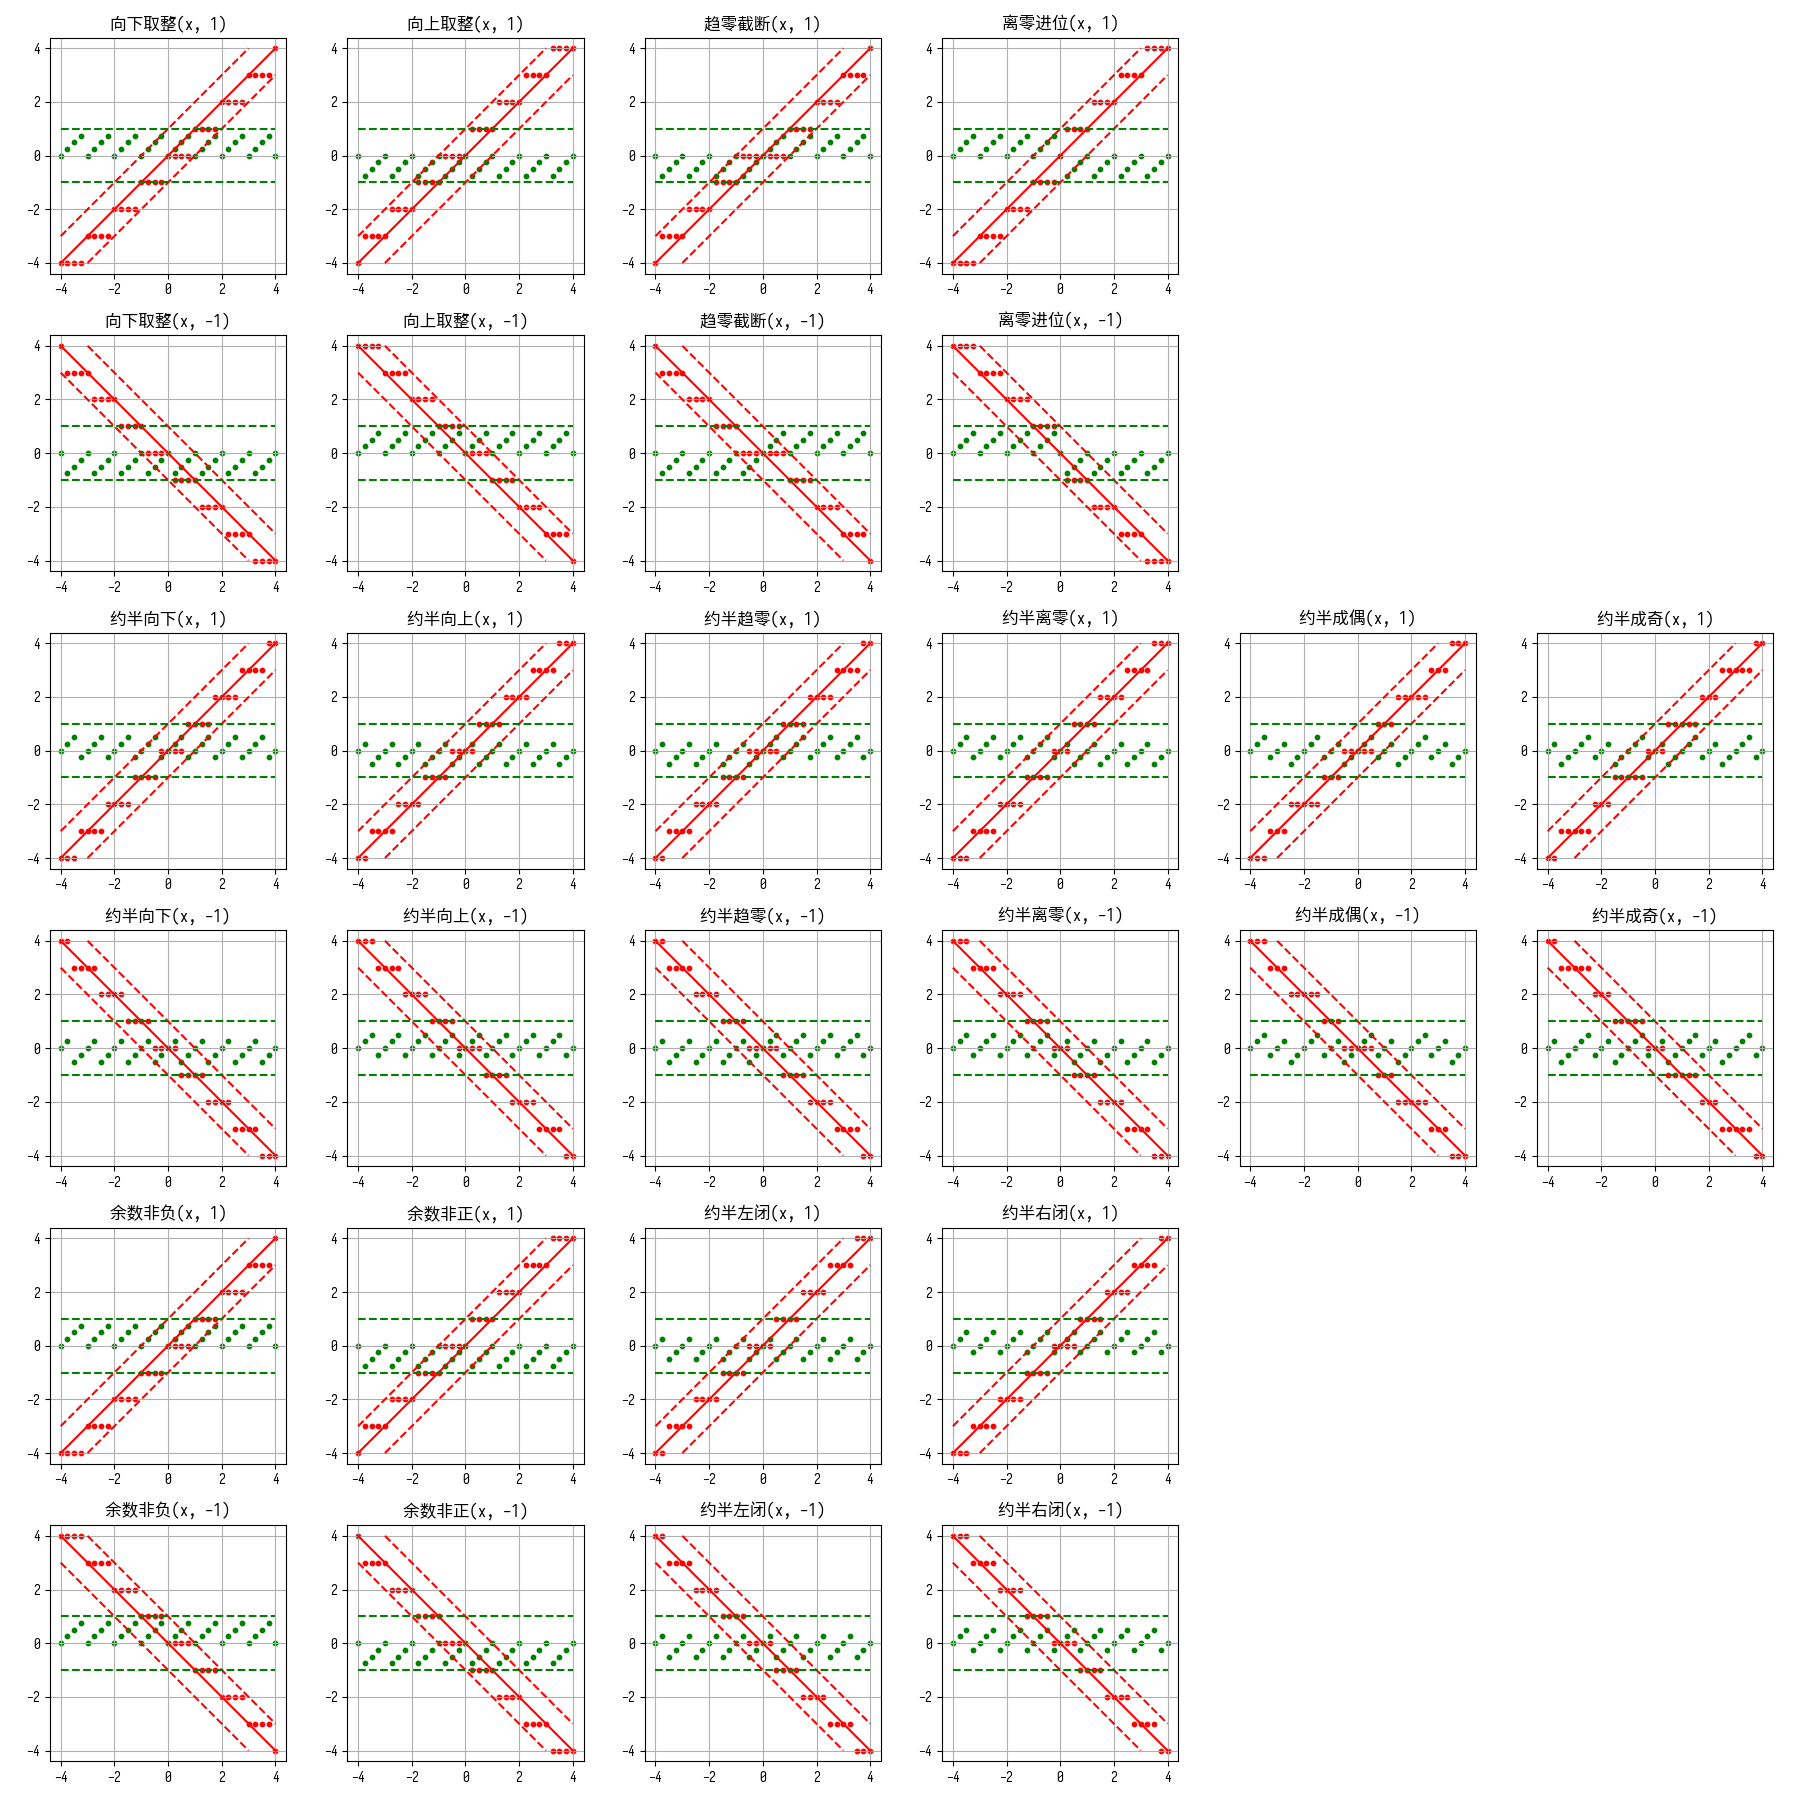

This figure's Python source:
# 2026-07-22  divmod_plots.py

from __future__ import annotations
from collections.abc import Callable
from dataclasses import dataclass
from fractions import Fraction
from functools import wraps
from itertools import chain, groupby, product

import math
import operator as op

from termcolor import colored
import matplotlib.pyplot as plt
import matplotlib.font_manager as fm
import numpy as np

# -------- 编辑时和运行时检查 --------

type Rational = int | Fraction
rational_types_tuple = (int, Fraction)
type UnaryClosure[T] = Callable[[T], T]
type BinaryClosure[T] = Callable[[T, T], T]
type UnaryPred[T] = Callable[[T], bool]
type UnaryPredNonStrict[T] = Callable[[T], object]

def return_value_satisfies_conditional[R, **P](
        conditional_cond: Callable[P, UnaryPredNonStrict[R]],
        ) -> UnaryClosure[Callable[P, R]]:
    def wrapper(func: Callable[P, R]) -> Callable[P, R]:
        @wraps(func)
        def wrapped(*args: P.args, **kwargs: P.kwargs) -> R:
            res = func(*args, **kwargs)
            assert conditional_cond(*args, **kwargs)(res)
            return res
        return wrapped
    return wrapper

def return_value_satisfies[R, **P](
        cond: UnaryPredNonStrict[R],
        ) -> UnaryClosure[Callable[P, R]]:
    def conditional_cond(*_1: P.args, **_2: P.kwargs) -> UnaryPredNonStrict[R]:
        _ = _1
        _ = _2
        return cond
    return return_value_satisfies_conditional(conditional_cond)

# TODO:
# 试图加入有默认值的 equiv 参数时推导总是出错。
# 不加入 equiv 参数时提示“TypeVar "R" 在泛型函数签名中仅显示一次 请改用 "object"”，
# 然而将带参数别名 UnaryClosure 展开后其实就不报错了。
def assert_same_behavior_as[R, S, **P](
        f: Callable[P, S],
        ) -> UnaryClosure[Callable[P, R]]:  # pyright: ignore[reportInvalidTypeVarUse]
    def wrapper(func: Callable[P, R]) -> Callable[P, R]:
        @wraps(func)
        def wrapped(*args: P.args, **kwargs: P.kwargs) -> R:
            res = func(*args, **kwargs)
            assert res == f(*args, **kwargs)
            return res
        return wrapped
    return wrapper

# -------- 通用 --------

def identity[T](obj: T) -> T:
    return obj

# -------- 有理数相关运算 --------

def div_exact(a: Rational, n: Rational) -> Rational:
    return Fraction(a, n)

def exact_wrapper_math_floor(a: Rational) -> Rational:
    return math.floor(a)

def exact_wrapper_math_ceil(a: Rational) -> Rational:
    return math.ceil(a)

def exact_wrapper_math_trunc(a: Rational) -> Rational:
    return math.trunc(a)

def exact_wrapper_builtin_round(a: Rational) -> Rational:
    return round(a)

def sgn(a: Rational) -> Rational:
    return 0 if a == 0 else div_exact(a, abs(a))

def split_sgn(a: Rational) -> tuple[Rational, Rational]:
    return sgn(a), abs(a)

HALF = div_exact(1, 2)

# -------- 谓词 --------

def is_integer(a: Rational) -> bool:
    return a.is_integer()

def is_tie(a: Rational) -> bool:
    return is_integer(a + HALF)

def is_even(a: Rational) -> bool:
    return a % 2 == 0

def is_odd(a: Rational) -> bool:
    return a % 2 == 1

def is_nonnegative(a: Rational) -> bool:
    return a >= 0

def is_positive(a: Rational) -> bool:
    return a > 0

def is_nonpositive(a: Rational) -> bool:
    return a <= 0

def is_negative(a: Rational) -> bool:
    return a < 0

# -------- 带余除法策略 --------

@dataclass(frozen=True)
class DivModAlgorithm(object):
    @dataclass(frozen=True)
    class DivFunction(object):
        func: BinaryClosure[Rational]
        def __call__(self, a: Rational, n: Rational) -> Rational:
            return self.func(a, n)
    @dataclass(frozen=True)
    class ModFunction(object):
        func: BinaryClosure[Rational]
        def __call__(self, a: Rational, n: Rational) -> Rational:
            return self.func(a, n)

    func: DivFunction | ModFunction
    name: str

    @classmethod
    def from_div(cls, div: BinaryClosure[Rational], name: str) -> DivModAlgorithm:
        return cls(cls.DivFunction(div), name)

    @classmethod
    def from_mod(cls, mod: BinaryClosure[Rational], name: str) -> DivModAlgorithm:
        return cls(cls.ModFunction(mod), name)

    @staticmethod
    def _check_qr_res(qr: tuple[Rational, Rational]) -> bool:
        q, _ = qr
        return is_integer(q)

    @staticmethod
    def _get_r(a: Rational, n: Rational, q: Rational) -> Rational:
        return a - q * n

    @staticmethod
    def _get_q(a: Rational, n: Rational, r: Rational) -> Rational:
        return div_exact(a - r, n)

    @return_value_satisfies(_check_qr_res)
    def divmod(self, a: Rational, n: Rational) -> tuple[Rational, Rational]:
        if isinstance(self.func, DivModAlgorithm.DivFunction):
            q = self.func(a, n)
            r = DivModAlgorithm._get_r(a, n, q)
            return (q, r)
        r = self.func(a, n)
        q = DivModAlgorithm._get_q(a, n, r)
        return (q, r)

    @return_value_satisfies(is_integer)
    def div(self, a: Rational, n: Rational) -> Rational:
        if isinstance(self.func, DivModAlgorithm.DivFunction):
            return self.func(a, n)
        return DivModAlgorithm._get_q(a, n, self.func(a, n))

    def mod(self, a: Rational, n: Rational) -> Rational:
        if isinstance(self.func, DivModAlgorithm.ModFunction):
            return self.func(a, n)
        return DivModAlgorithm._get_r(a, n, self.func(a, n))

    def version_z(self) -> DivModAlgorithm:
        @return_value_satisfies(is_integer)
        def div(a: Rational, n: Rational) -> Rational:
            sa, absa = split_sgn(a)
            return sa * self.div(absa, n)
        return DivModAlgorithm.from_div(div, f'{self.name}_z')

    def version_n(self) -> DivModAlgorithm:
        @return_value_satisfies(is_integer)
        def div(a: Rational, n: Rational) -> Rational:
            sn, absn = split_sgn(n)
            return sn * self.div(a, absn)
        return DivModAlgorithm.from_div(div, f'{self.name}_n')

    def version_zn(self) -> DivModAlgorithm:
        @return_value_satisfies(is_integer)
        def div(a: Rational, n: Rational) -> Rational:
            sa, absa = split_sgn(a)
            sn, absn = split_sgn(n)
            return sa * sn * self.div(absa, absn)
        return DivModAlgorithm.from_div(div, f'{self.name}_zn')

def make_div_from_rounding(round: UnaryClosure[Rational]) -> BinaryClosure[Rational]:
    @return_value_satisfies(is_integer)
    def div(a: Rational, n: Rational) -> Rational:
        return round(div_exact(a, n))
    return div

def make_mod_from_interval_maker(maker: Callable[[Rational], FiniteRationalInterval]) -> BinaryClosure[Rational]:
    def interval_in_range(n: Rational, /) -> UnaryPred[FiniteRationalInterval]:
        def check(retval: FiniteRationalInterval, /) -> bool:
            return retval.is_half_open() and retval in FiniteRationalInterval(-abs(n), abs(n), False, False)
        return check
    maker = return_value_satisfies_conditional(interval_in_range)(maker)

    # TODO: 目前 `mod` 函数及其装饰器所需要的函数都要造区间。
    def remainder_in_range(_: Rational, n: Rational, /) -> UnaryPred[Rational]:
        interval = maker(n)
        def check(x: Rational, /) -> bool:
            return x in interval
        return check
    @return_value_satisfies_conditional(remainder_in_range)
    def mod(a: Rational, n: Rational) -> Rational:
        interval = maker(n)
        res = a % n
        return res if res in interval else res - n
    return mod

# -------- 各种 round 方式 --------

# IEEE 754 命名
@assert_same_behavior_as(exact_wrapper_math_floor)
def round_to_integral_toward_negative(a: Rational) -> Rational:
    if is_integer(a):
        return a
    return a.numerator // a.denominator

# IEEE 754 命名
@assert_same_behavior_as(exact_wrapper_math_ceil)
def round_to_integral_toward_positive(a: Rational) -> Rational:
    if is_integer(a):
        return a
    return (a.numerator + a.denominator - 1) // a.denominator

# IEEE 754 命名
@assert_same_behavior_as(exact_wrapper_math_trunc)
def round_to_integral_toward_zero(a: Rational) -> Rational:
    if is_nonnegative(a):
        return round_to_integral_toward_negative(a)
    return round_to_integral_toward_positive(a)

def round_to_integral_toward_away(a: Rational) -> Rational:
    if is_nonnegative(a):
        return round_to_integral_toward_positive(a)
    return round_to_integral_toward_negative(a)

def another_round_to_integral_ties_to_negative(a: Rational) -> Rational:
    return round_to_integral_toward_positive(a - HALF)

@assert_same_behavior_as(another_round_to_integral_ties_to_negative)
def round_to_integral_ties_to_negative(a: Rational) -> Rational:
    if not is_tie(a):
        return round(a)
    return round_to_integral_toward_negative(a)

def another_round_to_integral_ties_to_positive(a: Rational) -> Rational:
    return round_to_integral_toward_negative(a + HALF)

@assert_same_behavior_as(another_round_to_integral_ties_to_positive)
def round_to_integral_ties_to_positive(a: Rational) -> Rational:
    if not is_tie(a):
        return round(a)
    return round_to_integral_toward_positive(a)

def round_to_integral_ties_to_zero(a: Rational) -> Rational:
    if not is_tie(a):
        return round(a)
    return round_to_integral_toward_zero(a)

# IEEE 754 命名
def round_to_integral_ties_to_away(a: Rational) -> Rational:
    if not is_tie(a):
        return round(a)
    return round_to_integral_toward_away(a)

# IEEE 754 命名
@assert_same_behavior_as(exact_wrapper_builtin_round)
def round_to_integral_ties_to_even(a: Rational) -> Rational:
    if not is_tie(a):
        return round(a)
    x, y = a + HALF, a - HALF
    return x if is_even(x) else y

def round_to_integral_ties_to_odd(a: Rational) -> Rational:
    if not is_tie(a):
        return round(a)
    x, y = a + HALF, a - HALF
    return x if is_odd(x) else y

# -------- 各种余数区间生成方式 --------

class FiniteRationalInterval(object):
    def __init__(self, left: Rational, right: Rational, left_close: bool, right_close: bool) -> None:
        if left >= right:
            raise ValueError('left must be less than right')
        self.left = left
        self.right = right
        self.left_close = left_close
        self.right_close = right_close

    def __str__(self) -> str:
        return "{}{}, {}{}".format(
            '[' if self.left_close else '(',
            self.left,
            self.right,
            ']' if self.right_close else ')'
        )

    def __contains__(self, item: Rational | FiniteRationalInterval) -> bool:
        if isinstance(item, rational_types_tuple):
            f1 = op.le if self.left_close else op.lt
            f2 = op.le if self.right_close else op.lt
            return f1(self.left, item) and f2(item, self.right)
        assert isinstance(item, FiniteRationalInterval)
        return (self.left < item.left or self.left == item.left and not (not self.left_close and item.left_close)) \
            and (item.right < self.right or item.right == self.right and not (not self.right_close and item.right_close))

    def is_half_open(self) -> bool:
        return self.left_close ^ self.right_close

def rem_interval_maker_nonnegative(n: Rational) -> FiniteRationalInterval:
    return FiniteRationalInterval(0, abs(n), True, False)

def rem_interval_maker_nonpositive(n: Rational) -> FiniteRationalInterval:
    return FiniteRationalInterval(-abs(n), 0, False, True)

def rem_interval_maker_0_left_close(n: Rational) -> FiniteRationalInterval:
    bound = abs(div_exact(n, 2))
    return FiniteRationalInterval(-bound, bound, True, False)

def rem_interval_maker_0_right_close(n: Rational) -> FiniteRationalInterval:
    bound = abs(div_exact(n, 2))
    return FiniteRationalInterval(-bound, bound, False, True)

# -------- 策略列举 --------

strat_plane = [
    [
        DivModAlgorithm.from_div(
            make_div_from_rounding(round_to_integral_toward_negative),
            '向下取整'),
        DivModAlgorithm.from_div(
            make_div_from_rounding(round_to_integral_toward_positive),
            '向上取整'),
        DivModAlgorithm.from_div(
            make_div_from_rounding(round_to_integral_toward_zero),
            '趋零截断'),
        DivModAlgorithm.from_div(
            make_div_from_rounding(round_to_integral_toward_away),
            '离零进位'),
    ],
    [
        DivModAlgorithm.from_div(
            make_div_from_rounding(round_to_integral_ties_to_negative),
            '约半向下'),
        DivModAlgorithm.from_div(
            make_div_from_rounding(round_to_integral_ties_to_positive),
            '约半向上'),
        DivModAlgorithm.from_div(
            make_div_from_rounding(round_to_integral_ties_to_zero),
            '约半趋零'),
        DivModAlgorithm.from_div(
            make_div_from_rounding(round_to_integral_ties_to_away),
            '约半离零'),
        DivModAlgorithm.from_div(
            make_div_from_rounding(round_to_integral_ties_to_even),
            '约半成偶'),
        DivModAlgorithm.from_div(
            make_div_from_rounding(round_to_integral_ties_to_odd),
            '约半成奇'),
    ],
    [
        DivModAlgorithm.from_mod(
            make_mod_from_interval_maker(rem_interval_maker_nonnegative),
            '余数非负'),
        DivModAlgorithm.from_mod(
            make_mod_from_interval_maker(rem_interval_maker_nonpositive),
            '余数非正'),
        DivModAlgorithm.from_mod(
            make_mod_from_interval_maker(rem_interval_maker_0_left_close),
            '约半左闭'),
        DivModAlgorithm.from_mod(
            make_mod_from_interval_maker(rem_interval_maker_0_right_close),
            '约半右闭'),
    ],
]

delegates: list[UnaryClosure[DivModAlgorithm]] = [
    identity,
    DivModAlgorithm.version_z,
    DivModAlgorithm.version_n,
    DivModAlgorithm.version_zn,
]

strat_cube_0_d_postfixs = [
    "", "_z", "_n", "_zn"
]

strat_cube: list[list[list[DivModAlgorithm]]] = [
    [
        [
            delegate(strat)
            for strat in strat_row
        ]
        for strat_row in strat_plane
    ]
    for delegate in delegates
]

all_strats: list[DivModAlgorithm] = [
    plane
    for plane in chain.from_iterable(
        chain.from_iterable(
            strat_cube
        )
    )
]

type QsAndRs = tuple[list[Rational], list[Rational]]

# -------- 和输出有关的计算 --------

def get_qs_and_rs(xs: list[Rational], n: Rational, strat: DivModAlgorithm) -> QsAndRs:
    qrs = [strat.divmod(x, n) for x in xs]
    return [q for q, _ in qrs], [r for _, r in qrs]

# -------- 策略等价行为研究 --------

type StrategyRepr = list[QsAndRs]

def key_maker(
        xs: list[Rational],
        ns: list[Rational],
        ) -> Callable[[DivModAlgorithm], StrategyRepr]:
    def key(strat: DivModAlgorithm) -> StrategyRepr:
        return [get_qs_and_rs(xs, n, strat) for n in ns]
    return key

def group_all() -> None:
    aa: list[tuple[str, list[Rational]]] = [
        ("-+", [div_exact(x, 4) for x in range(-16, 17) if x != 0]),
        ("-", [div_exact(x, 4) for x in range(-16, 1) if x != 0]),
        ("+", [div_exact(x, 4) for x in range(0, 17) if x != 0]),
    ]
    nn: list[tuple[str, list[Rational]]] = [
        ("-+", [1, -1]),
        ("-", [-1]),
        ("+", [1]),
    ]

    def get_group(key: Callable[[DivModAlgorithm], StrategyRepr]) -> list[list[str]]:
        return [[strat.name for strat in g] for _, g in groupby(sorted(all_strats, key=key), key=key)]

    def name_is_delegate(name: str) -> bool:
        return name[-1].isascii()

    def key_of_name(name: str) -> tuple[bool, str]:
        return (name_is_delegate(name), name)

    def key_of_name_list(names: list[str]) -> list[tuple[bool, str]]:
        return [key_of_name(name) for name in names]

    for (a_s, a), (n_s, n) in product(aa, nn):
        key_a_n = key_maker(a, n)
        groups = sorted(
            (
                sorted(g, key=key_of_name)
                for g in get_group(key_a_n)
            ),
            key=key_of_name_list,
        )
        print(f"-------- a({a_s}) n({n_s}) --------")
        for i, g in enumerate(groups):
            print( '{:>3d}. '.format(i)
                + ' '.join(
                    (lambda aligned:
                        aligned
                        if name_is_delegate(name)
                        else colored(aligned, 'yellow')
                    )("{:<7s}".format(name))
                    for name in g
                )
            )
        print(f"共 {len(groups)} 个等价类")

# -------- 绘图 --------

def draw() -> None:
    # 参数
    ns = [1, -1]  # 对所有策略画出 n=1 和 n=-1 的情况
    radius = 4
    denominator = 4
    assert denominator % 2 == 0
    dense_num = 2  # 要画的是直线不是曲线所以只有两个点就行

    # 数据及生成方式
    xs = [div_exact(x, denominator) for x in range(-radius * denominator, radius * denominator + 1)]
    xs_dense = np.linspace(float(xs[0]), float(xs[-1]), dense_num)

    # 绘图
    n_rows = len(ns)
    total_rows = n_rows * len(strat_plane)
    max_cols = max(len(row) for row in strat_plane)

    for delegate, postfix in zip(delegates, strat_cube_0_d_postfixs):
        fig, axes = plt.subplots(total_rows, max_cols, figsize=(max_cols * 3, total_rows * 3))
        for gi, strat_row in enumerate(strat_plane):
            n_cols = len(strat_row)
            for ri, n in enumerate(ns):
                arrayn = np.full(dense_num, n)
                for ci, strat in enumerate(strat_row):
                    ax = axes[gi * n_rows + ri, ci]
                    s = delegate(strat)
                    qs, rs = get_qs_and_rs(xs, n, s)
                    # 商指示线
                    ax.plot(xs_dense, xs_dense / n, c='r')
                    # 商范围
                    xs_dense_l = np.linspace(float(xs[0]), float(xs[-1]) - abs(n), dense_num)
                    xs_dense_r = np.linspace(float(xs[0]) + abs(n), float(xs[-1]), dense_num)
                    ax.plot(xs_dense_l, xs_dense_l / n + (1 if n >= 0 else -1), linestyle='--', c='r')
                    ax.plot(xs_dense_r, xs_dense_r / n + (1 if n <= 0 else -1), linestyle='--', c='r')
                    # 余数范围
                    ax.plot(xs_dense, arrayn, linestyle='--', c='g')
                    ax.plot(xs_dense, -arrayn, linestyle='--', c='g')
                    # 商
                    ax.scatter(xs, qs, c='r', s=10)
                    # 余数
                    ax.scatter(xs, rs, c='g', s=10)

                    ax.set_title(f'{s.name}(x, {n})')
                    ax.set_aspect('equal')
                    ax.grid(True)
                for ci in range(n_cols, max_cols):
                    axes[gi * n_rows + ri, ci].set_visible(False)
        fig.tight_layout()
        plt.savefig(f'divmod_plots{postfix}.png')

# -------- 主程序 --------

def main() -> None:
    sarasa_path = "C:\\Users\\ls_ho\\AppData\\Local\\Microsoft\\Windows\\Fonts\\SarasaFixedSC-Regular.ttf"
    fm.fontManager.addfont(sarasa_path)
    font_props = fm.FontProperties(fname=sarasa_path)
    sarasa_name = font_props.get_name()
    plt.rcParams['font.family']=[sarasa_name, 'sans-serif']
    #plt.rcParams['axes.unicode_minus'] = False
    draw()
    group_all()

if __name__ == '__main__':
    main()
